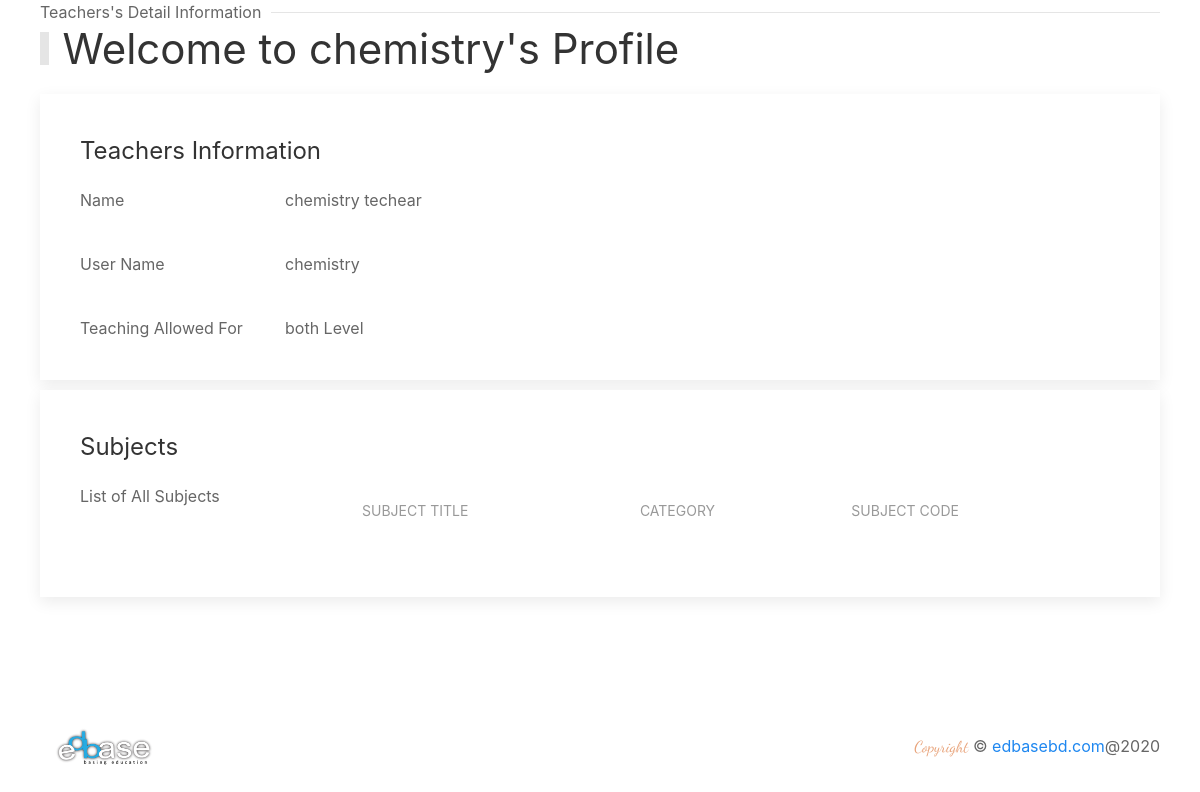
Page /teachersdetail/4 (signed in) on the earlier database version.
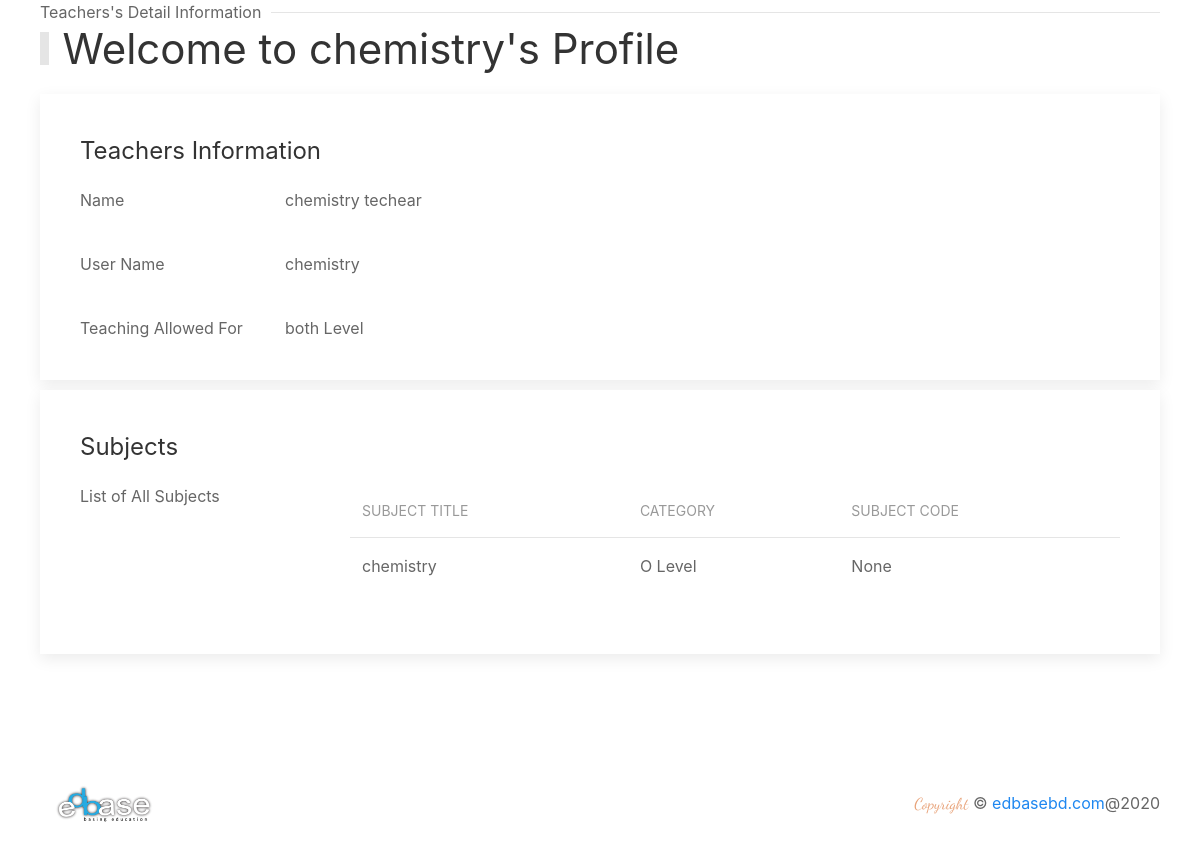
Same page on the later database version.
### applicant/models.py (models this page shows, shortened)
class Subject(models.Model):
    title = models.CharField(max_length=128, null=True, blank=True)
    status = models.BooleanField(default=True, null=True, blank=True)
    assigned = models.BooleanField(default=False, null=True, blank=True)
    assigned_teacher = models.ForeignKey(Teacher, on_delete=models.CASCADE)
    level = models.CharField(max_length=128, null=True, blank=True)
    code = models.CharField(max_length=128, null=True, blank=True)
    created_at = models.DateTimeField(auto_now_add=True, null=True, blank=True)

### applicant/views.py (the view)
# urls.py: path('teachersdetail/<int:tid>', views.teacherDetail, name='teachersdetail'),
@login_required(login_url='/login/')
def teacherDetail(request, tid):
    teacher = Teacher.objects.get(id=tid)
    try:
        subjects = Subject.objects.filter(assigned_teacher_id=teacher.id)
        return render(request, 'teacherDetail.html', {'data': teacher, 'subjects': subjects})
    except :
        return render(request, 'teacherDetail.html', {'data': teacher})

### applicant/templates/teacherDetail.html (shortened to what the changed rows need)
{% extends 'base.html' %}
{% load static %}
{% block content %}
    <section id="student-list">
        <div class="uk-container">
            <div class="head">
                <h1 class="uk-heading-bullet">Welcome to {{ data.user.username }}'s Profile</h1>
            </div>
            <div class="uk-child-width-1@m" uk-grid>
                <div class="uk-margin-large">
                    <div class="uk-card uk-card-default uk-card-body uk-margin-small">
                        <div class="uk-text-left" uk-grid>
                            <div class="uk-width-3-4">
                                <ul class="uk-list uk-list-bullet">
                                    <table class="uk-table uk-table-hover uk-table-divider">
                                        <thead>
                                            <tr>
                                                <th>Subject Title</th>
                                                <th>Category</th>
                                                <th>Subject Code</th>
                                            </tr>
                                        </thead>
                                        <tbody>
                                            {% for subject in subjects %}
                                            <tr>
                                                <td>{{ subject.title }}</td>
                                                <td>{{ subject.level }} Level</td>
                                                <td>{{ subject.code }}</td>
                                            </tr>
                                            {% endfor %}
                                        </tbody>
                                    </table>
                                </ul>
                            </div>
                        </div>
                    </div>
                </div>
            </div>
        </div>
    </section>
{% endblock %}

Differences in the rows shown:
added Subject: title "chemistry", level "O", code "None"
